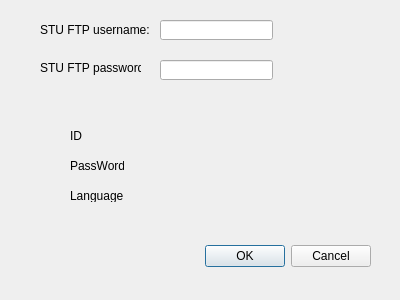
<?xml version="1.0" encoding="UTF-8"?>
<ui version="4.0">
 <class>Dialog</class>
 <widget class="QDialog" name="Dialog">
  <property name="geometry">
   <rect>
    <x>0</x>
    <y>0</y>
    <width>400</width>
    <height>300</height>
   </rect>
  </property>
  <property name="windowTitle">
   <string>Dialog</string>
  </property>
  <widget class="QDialogButtonBox" name="buttonBox">
   <property name="geometry">
    <rect>
     <x>30</x>
     <y>240</y>
     <width>341</width>
     <height>32</height>
    </rect>
   </property>
   <property name="orientation">
    <enum>Qt::Horizontal</enum>
   </property>
   <property name="standardButtons">
    <set>QDialogButtonBox::Cancel|QDialogButtonBox::Ok</set>
   </property>
  </widget>
  <widget class="QLabel" name="label">
   <property name="geometry">
    <rect>
     <x>40</x>
     <y>20</y>
     <width>111</width>
     <height>20</height>
    </rect>
   </property>
   <property name="text">
    <string>STU FTP username:</string>
   </property>
  </widget>
  <widget class="QLineEdit" name="lineEdit">
   <property name="geometry">
    <rect>
     <x>160</x>
     <y>20</y>
     <width>113</width>
     <height>20</height>
    </rect>
   </property>
  </widget>
  <widget class="QLabel" name="label_2">
   <property name="geometry">
    <rect>
     <x>40</x>
     <y>60</y>
     <width>101</width>
     <height>16</height>
    </rect>
   </property>
   <property name="text">
    <string>STU FTP password:</string>
   </property>
  </widget>
  <widget class="QLineEdit" name="lineEdit_2">
   <property name="geometry">
    <rect>
     <x>160</x>
     <y>60</y>
     <width>113</width>
     <height>20</height>
    </rect>
   </property>
  </widget>
  <widget class="QLabel" name="label_3">
   <property name="geometry">
    <rect>
     <x>70</x>
     <y>130</y>
     <width>54</width>
     <height>12</height>
    </rect>
   </property>
   <property name="text">
    <string>ID</string>
   </property>
  </widget>
  <widget class="QLabel" name="label_4">
   <property name="geometry">
    <rect>
     <x>70</x>
     <y>160</y>
     <width>54</width>
     <height>12</height>
    </rect>
   </property>
   <property name="text">
    <string>PassWord</string>
   </property>
  </widget>
  <widget class="QLabel" name="label_5">
   <property name="geometry">
    <rect>
     <x>70</x>
     <y>190</y>
     <width>54</width>
     <height>12</height>
    </rect>
   </property>
   <property name="text">
    <string>Language</string>
   </property>
  </widget>
 </widget>
 <resources/>
 <connections>
  <connection>
   <sender>buttonBox</sender>
   <signal>accepted()</signal>
   <receiver>Dialog</receiver>
   <slot>accept()</slot>
   <hints>
    <hint type="sourcelabel">
     <x>248</x>
     <y>254</y>
    </hint>
    <hint type="destinationlabel">
     <x>157</x>
     <y>274</y>
    </hint>
   </hints>
  </connection>
  <connection>
   <sender>buttonBox</sender>
   <signal>rejected()</signal>
   <receiver>Dialog</receiver>
   <slot>reject()</slot>
   <hints>
    <hint type="sourcelabel">
     <x>316</x>
     <y>260</y>
    </hint>
    <hint type="destinationlabel">
     <x>286</x>
     <y>274</y>
    </hint>
   </hints>
  </connection>
 </connections>
</ui>
